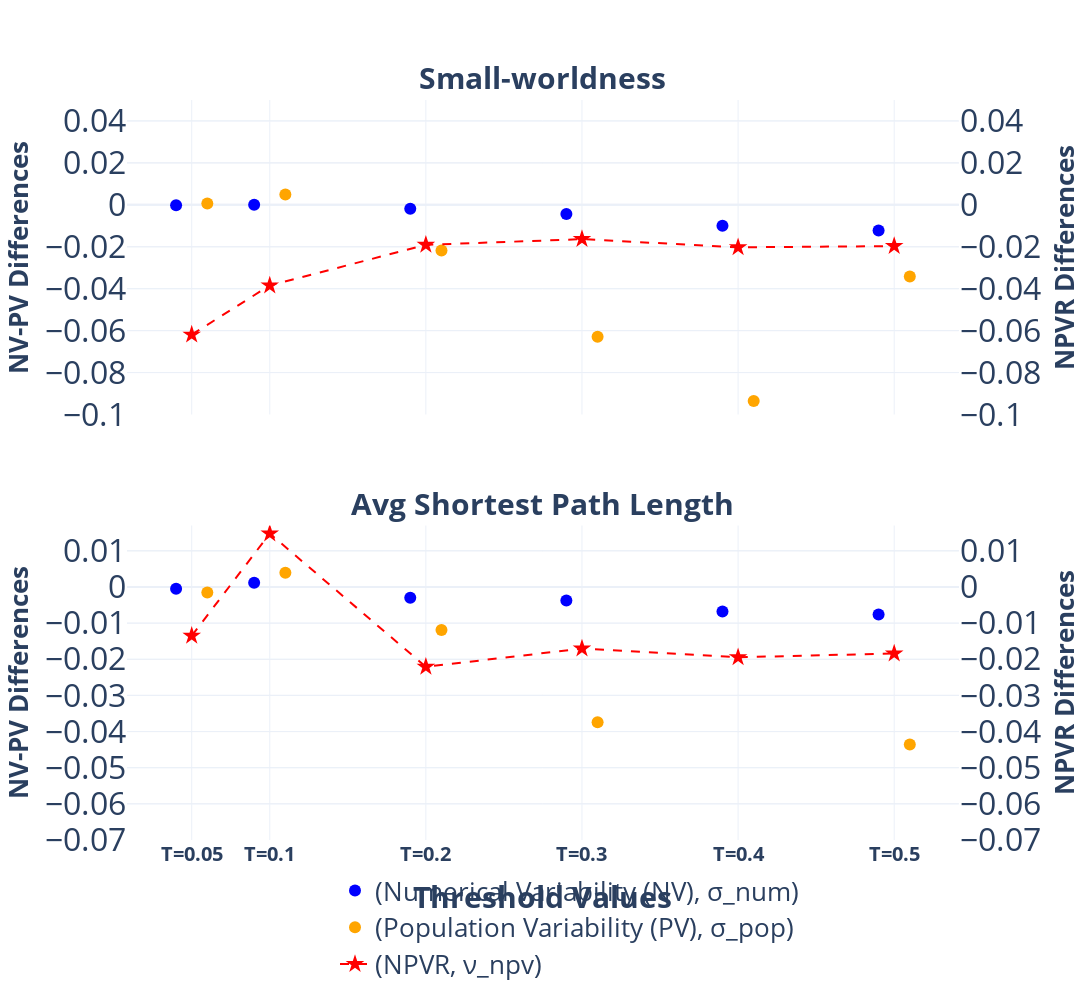

Here is the notebook cell this chart was saved with:
### Code cell
#Plot Differences between NoConfound and WithConfound Data for Global Metrics
import plotly.graph_objects as go
from plotly.subplots import make_subplots
import numpy as np
import pandas as pd

# ---- Setup ----
metrics = ['smallworldness', 'avg_shortestPathLength']
metric_labels = ['Small-worldness', 'Avg Shortest Path Length']
thresholds = [0.05, 0.1, 0.2, 0.3, 0.4, 0.5]

# Replace with your actual dfs
dataframes_num = [avrg05_Wconf_num, avrg1_Wconf_num, avrg2_Wconf_num, avrg3_Wconf_num, avrg4_Wconf_num, avrg5_Wconf_num]
dataframes_anat = [Wavrg05_Wconf_num, Wavrg1_Wconf_num, Wavrg2_Wconf_num, Wavrg3_Wconf_num, Wavrg4_Wconf_num, Wavrg5_Wconf_num]
dataframes_pd = [avrg05_Wconf_anat, avrg1_Wconf_anat, avrg2_Wconf_anat, avrg3_Wconf_anat, avrg4_Wconf_anat, avrg5_Wconf_anat]
dataframes_hc = [Wavrg05_Wconf_anat, Wavrg1_Wconf_anat, Wavrg2_Wconf_anat, Wavrg3_Wconf_anat, Wavrg4_Wconf_anat, Wavrg5_Wconf_anat]

dataframesR_num = [ratio05G, ratio1G, ratio2G, ratio3G, ratio4G, ratio5G]
dataframesR_anat = [Wratio05G, Wratio1G, Wratio2G, Wratio3G, Wratio4G, Wratio5G]

# Helper function
def extract_metric_value(df, metric):
    try:
        if isinstance(df, dict):
            val = df.get(metric, np.nan)
        else:
            if hasattr(df, 'loc'):
                if metric in df.index:
                    val = df.loc[metric]
                elif metric in df.columns:
                    val = df[metric]
                else:
                    matching_cols = [col for col in df.columns if metric in str(col)]
                    val = df[matching_cols[0]] if matching_cols else np.nan
            else:
                val = df

        if hasattr(val, 'iloc'):
            val = val.iloc[0] if len(val) == 1 else val.mean()
        elif hasattr(val, 'values'):
            val = val.values[0] if len(val.values) == 1 else np.mean(val.values)

        return float(val) if not pd.isna(val) else np.nan
    except:
        return np.nan

# --------------------------
# CUSTOM LEFT AXIS RANGES YOU REQUESTED
# --------------------------
custom_y_ranges = {
    'smallworldness': (-0.1, 0.05),
    'avg_shortestPathLength': (-0.07, 0.017)
}

# --------------------------
# CREATE SUBPLOTS
# --------------------------
fig = make_subplots(
    rows=len(metrics), cols=1,
    subplot_titles=[f"<b>{label}</b>" for label in metric_labels],
    specs=[[{"secondary_y": True}] for _ in range(len(metrics))],
    vertical_spacing=0.15
)

# --------------------------
# PROCESS EACH METRIC
# --------------------------
for metric_idx, metric in enumerate(metrics):
    row = metric_idx + 1

    diff_num, diff_anat = [], []
    ratio_num, ratio_anat = [], []

    for thresh_idx, threshold in enumerate(thresholds):
        num_val = extract_metric_value(dataframes_num[thresh_idx], metric)
        anat_val = extract_metric_value(dataframes_anat[thresh_idx], metric)
        pd_val = extract_metric_value(dataframes_pd[thresh_idx], metric)
        hc_val = extract_metric_value(dataframes_hc[thresh_idx], metric)
        ratio_pd = extract_metric_value(dataframesR_num[thresh_idx], metric)
        ratio_hc = extract_metric_value(dataframesR_anat[thresh_idx], metric)

        diff_num.append(num_val - anat_val)
        diff_anat.append(pd_val - hc_val)
        ratio_num.append(ratio_pd)
        ratio_anat.append(ratio_hc)

    # Ratio difference
    ratio_diff = np.array(ratio_num) - np.array(ratio_anat)

    # Small offsets to avoid overlap
    x_num = [t - 0.01 for t in thresholds]
    x_anat = [t + 0.01 for t in thresholds]

    # ===============================
    # PLOT: NV-PV DIFFERENCE (NUMERICAL)
    # ===============================
    fig.add_trace(
        go.Scatter(
            x=x_num, y=diff_num,
            mode='markers',
            name='(Numerical Variability (NV), σ_num)',
            marker=dict(color='blue', size=12, symbol='circle'),
            line=dict(color='green', width=2),
            showlegend=(metric_idx == 0)
        ),
        row=row, col=1
    )

    # ===============================
    # PLOT: NV-PV DIFFERENCE (POPULATION)
    # ===============================
    fig.add_trace(
        go.Scatter(
            x=x_anat, y=diff_anat,
            mode='markers',
            name='(Population Variability (PV), σ_pop)',
            marker=dict(color='orange', size=12, symbol='circle'),
            line=dict(color='orange', width=2),
            showlegend=(metric_idx == 0)
        ),
        row=row, col=1
    )

    # ===============================
    # PLOT: NPVR DIFFERENCE
    # ===============================
    fig.add_trace(
        go.Scatter(
            x=thresholds, y=ratio_diff,
            mode='markers+lines',
            name='(NPVR, ν_npv)',
            marker=dict(color='red', size=14, symbol='star'),
            line=dict(color='red', dash='dash', width=2),
            showlegend=(metric_idx == 0)
        ),
        row=row, col=1, secondary_y=True
    )

# --------------------------
# LAYOUT
# --------------------------
fig.update_layout(
    showlegend=True,
    height=500 * len(metrics),
    width=1800,
    template='plotly_white',
    legend=dict(
        orientation="h",
        yanchor="bottom",
        y=-0.2,
        xanchor="center",
        x=0.5,
        font=dict(size=26)
    )
)

for ann in fig.layout.annotations:
    ann.font.size = 30

# --------------------------
# AXES (INCLUDING FIXED RANGES)
# --------------------------
for i, metric in enumerate(metrics):
    row = i + 1

    # LEFT Y-AXIS (NV-PV DIFFS)
    fig.update_yaxes(
        title=dict(text="<b>NV-PV Differences</b>", font=dict(size=26)),
        tickfont=dict(size=32),
        row=row, col=1,
        range=custom_y_ranges.get(metric, None)
    )

    # RIGHT Y-AXIS (NPVR DIFFS)
    fig.update_yaxes(
        title=dict(text="<b>NPVR Differences</b>", font=dict(size=26)),
        tickfont=dict(size=32),
        row=row, col=1, secondary_y=True
    )

    # X-AXIS
    fig.update_xaxes(
        tickvals=thresholds,
        ticktext=[f"<b>T={t}</b>" for t in thresholds] if i == len(metrics)-1 else [''] * len(thresholds),
        tickfont=dict(size=20),
        row=row, col=1
    )

# Add x-axis label only on bottom
fig.update_xaxes(
    row=len(metrics), col=1,
    title=dict(text="<b>Threshold Values</b>", font=dict(size=30), standoff=20)
)

fig.show()

### Figure 1 — Plotly figure (JSON) as saved in the notebook; plotly's stock layout.template omitted (floating-point values rounded to 4 significant figures)
{"data": [{"line": {"color": "green", "width": 2}, "marker": {"color": "blue", "size": 12, "symbol": "circle"}, "mode": "markers", "name": "(Numerical Variability (NV), σ_num)", "showlegend": true, "type": "scatter", "x": [0.04, 0.09, 0.19, 0.29, 0.39, 0.49], "xaxis": "x", "y": [-0.0001514, 1.994e-05, -0.001884, -0.004363, -0.009952, -0.01224], "yaxis": "y"}, {"line": {"color": "orange", "width": 2}, "marker": {"color": "orange", "size": 12, "symbol": "circle"}, "mode": "markers", "name": "(Population Variability (PV), σ_pop)", "showlegend": true, "type": "scatter", "x": [0.06, 0.11, 0.21, 0.31, 0.41, 0.51], "xaxis": "x", "y": [0.0006788, 0.004979, -0.02181, -0.06289, -0.09355, -0.03421], "yaxis": "y"}, {"line": {"color": "red", "dash": "dash", "width": 2}, "marker": {"color": "red", "size": 14, "symbol": "star"}, "mode": "markers+lines", "name": "(NPVR, ν_npv)", "showlegend": true, "type": "scatter", "x": [0.05, 0.1, 0.2, 0.3, 0.4, 0.5], "xaxis": "x", "y": [-0.06192, -0.03845, -0.0191, -0.01636, -0.02025, -0.0197], "yaxis": "y2"}, {"line": {"color": "green", "width": 2}, "marker": {"color": "blue", "size": 12, "symbol": "circle"}, "mode": "markers", "name": "(Numerical Variability (NV), σ_num)", "showlegend": false, "type": "scatter", "x": [0.04, 0.09, 0.19, 0.29, 0.39, 0.49], "xaxis": "x2", "y": [-0.0004772, 0.001136, -0.003011, -0.003771, -0.006758, -0.007611], "yaxis": "y3"}, {"line": {"color": "orange", "width": 2}, "marker": {"color": "orange", "size": 12, "symbol": "circle"}, "mode": "markers", "name": "(Population Variability (PV), σ_pop)", "showlegend": false, "type": "scatter", "x": [0.06, 0.11, 0.21, 0.31, 0.41, 0.51], "xaxis": "x2", "y": [-0.001543, 0.00392, -0.01191, -0.03743, -0.07195, -0.04358], "yaxis": "y3"}, {"line": {"color": "red", "dash": "dash", "width": 2}, "marker": {"color": "red", "size": 14, "symbol": "star"}, "mode": "markers+lines", "name": "(NPVR, ν_npv)", "showlegend": false, "type": "scatter", "x": [0.05, 0.1, 0.2, 0.3, 0.4, 0.5], "xaxis": "x2", "y": [-0.01352, 0.01476, -0.02209, -0.01706, -0.01946, -0.01841], "yaxis": "y4"}], "layout": {"annotations": [{"font": {"size": 30}, "showarrow": false, "text": "<b>Small-worldness</b>", "x": 0.47, "xanchor": "center", "xref": "paper", "y": 1, "yanchor": "bottom", "yref": "paper"}, {"font": {"size": 30}, "showarrow": false, "text": "<b>Avg Shortest Path Length</b>", "x": 0.47, "xanchor": "center", "xref": "paper", "y": 0.425, "yanchor": "bottom", "yref": "paper"}], "height": 1000, "legend": {"font": {"size": 26}, "orientation": "h", "x": 0.5, "xanchor": "center", "y": -0.2, "yanchor": "bottom"}, "showlegend": true, "width": 1800, "xaxis": {"anchor": "y", "domain": [0, 0.94], "tickfont": {"size": 20}, "ticktext": ["", "", "", "", "", ""], "tickvals": [0.05, 0.1, 0.2, 0.3, 0.4, 0.5]}, "xaxis2": {"anchor": "y3", "domain": [0, 0.94], "tickfont": {"size": 20}, "ticktext": ["<b>T=0.05</b>", "<b>T=0.1</b>", "<b>T=0.2</b>", "<b>T=0.3</b>", "<b>T=0.4</b>", "<b>T=0.5</b>"], "tickvals": [0.05, 0.1, 0.2, 0.3, 0.4, 0.5], "title": {"font": {"size": 30}, "standoff": 20, "text": "<b>Threshold Values</b>"}}, "yaxis": {"anchor": "x", "domain": [0.575, 1], "range": [-0.1, 0.05], "tickfont": {"size": 32}, "title": {"font": {"size": 26}, "text": "<b>NV-PV Differences</b>"}}, "yaxis2": {"anchor": "x", "overlaying": "y", "range": [-0.1, 0.05], "side": "right", "tickfont": {"size": 32}, "title": {"font": {"size": 26}, "text": "<b>NPVR Differences</b>"}}, "yaxis3": {"anchor": "x2", "domain": [0, 0.425], "range": [-0.07, 0.017], "tickfont": {"size": 32}, "title": {"font": {"size": 26}, "text": "<b>NV-PV Differences</b>"}}, "yaxis4": {"anchor": "x2", "overlaying": "y3", "range": [-0.07, 0.017], "side": "right", "tickfont": {"size": 32}, "title": {"font": {"size": 26}, "text": "<b>NPVR Differences</b>"}}}}
